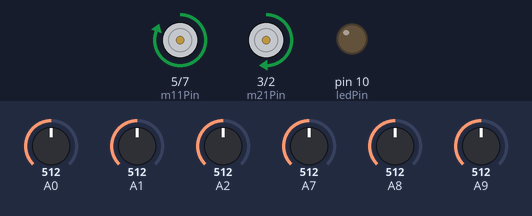
A sketch run on a simulated Arduino Mega 2560, built with avr-gcc and run on an emulated ATmega2560. Parts: motor-driver pin pairs drawn as motors (green arrow = first pin HIGH = forward, orange = second pin HIGH = backward, longer = more drive, scaled by the enable pin), output pins drawn as LEDs (lit = HIGH). The inputs (shaded band) are chosen by the test bench; at power-on: A0 = 512, A9 = 512, A1 = 512, A2 = 512, A7 = 512, A8 = 512.

Above: at 12.3 s.
12.4 s: A0 set to 463
13.9 s: A0 set to 429
At 14.7 s:
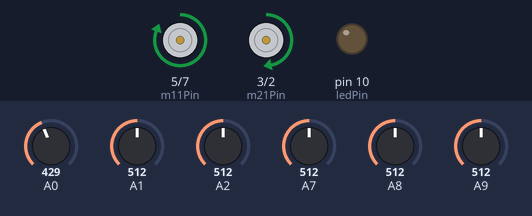
15.4 s: A9 set to 716
At 15.8 s:
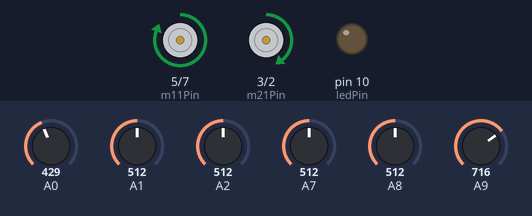
16.9 s: A1 set to 35
At 18.1 s:
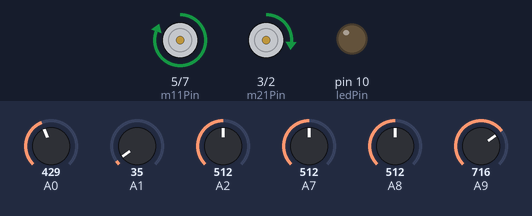
18.4 s: A2 set to 57
At 20.5 s:
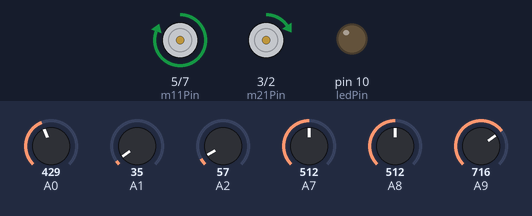
21.4 s: A2 set to 49
Timing chart, 0 to 51.7 s (numbered marks = the images above; inputs shaded):
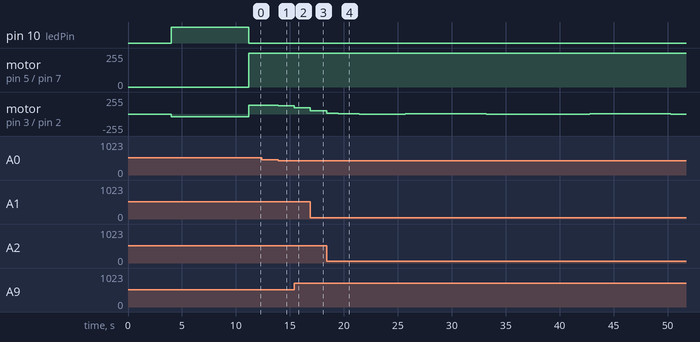

The sketch:

lf_final.ino
```cpp
#include <QTRSensors.h>

#define m11Pin 5
#define m12Pin 7
#define m21Pin 3
#define m22Pin 2
#define m1Enable 16
#define m2Enable 4
#define ledPin 10
#define sensorCount 6
#define minSpeed -255
#define maxSpeed 255
#define baseSpeed 135
#define minSensorValue 0
#define maxSensorValue 5000
#define minErrorValue -45
#define maxErrorValue 45

#define calibrationSpeed 40
#define blackLineThreshold 700
#define calibrationSteps 250

uint16_t sensorValues[sensorCount];
int sensors[sensorCount] = { 0, 0, 0, 0, 0, 0 };


int m1Speed = 0;
int m2Speed = 0;
int motorSpeed;

int p = 0;
int i = 0;
int d = 0;

int error = 0;
int lastError = 0;

float kp = 9.7;
float ki = 0.0002;
float kd = 26.5;

QTRSensors qtr;

void autoCalibrate() {
  setMotorSpeed(calibrationSpeed, -calibrationSpeed);

  for (uint16_t i = 0; i < calibrationSteps; ++i) {
    qtr.calibrate();
    qtr.read(sensorValues);
    // Check if the robot is at the rightmost position
    if (sensorValues[0] > blackLineThreshold) {
      setMotorSpeed(0, 0);
      setMotorSpeed(-calibrationSpeed, calibrationSpeed);
    }
    // Check if the robot is at the leftmost position
    if (sensorValues[sensorCount - 1] > blackLineThreshold) {
      setMotorSpeed(0, 0);
      setMotorSpeed(calibrationSpeed, -calibrationSpeed);
    }
  }
}

void setup() {
  pinMode(m11Pin, OUTPUT);
  pinMode(m12Pin, OUTPUT);
  pinMode(m21Pin, OUTPUT);
  pinMode(m22Pin, OUTPUT);
  pinMode(m1Enable, OUTPUT);
  pinMode(m2Enable, OUTPUT);
  pinMode(ledPin, OUTPUT);

  qtr.setTypeAnalog();
  qtr.setSensorPins((const uint8_t[]){ A0, A1, A2, A7, A8, A9 }, sensorCount);
  delay(4000);
  digitalWrite(ledPin, HIGH);
  autoCalibrate();
  digitalWrite(ledPin, LOW);
}

void loop() {
  pidControl(kp, ki, kd);
  motorPidControl();
  setMotorSpeed(m1Speed, m2Speed);
}

void pidControl(float kp, float ki, float kd) {
  error = map(qtr.readLineBlack(sensorValues), minSensorValue, maxSensorValue, minErrorValue, maxErrorValue);
  p = error;
  i = i + error;
  d = error - lastError;
  lastError = error;

  motorSpeed = kp * p + ki * i + kd * d;
}


void motorPidControl() {
  m1Speed = baseSpeed;
  m2Speed = baseSpeed;

  if (error < 0) {
    m1Speed += motorSpeed;
  } else if (error > 0) {
    m2Speed -= motorSpeed;
  }

  m1Speed = constrain(m1Speed, minSpeed, maxSpeed);
  m2Speed = constrain(m2Speed, minSpeed, maxSpeed);
}

void setMotorSpeed(int motor1Speed, int motor2Speed) {
  if (motor1Speed == 0) {
    digitalWrite(m11Pin, LOW);
    digitalWrite(m12Pin, LOW);
    analogWrite(m1Enable, motor1Speed);
  } else {
    if (motor1Speed > 0) {
      digitalWrite(m11Pin, HIGH);
      digitalWrite(m12Pin, LOW);
      analogWrite(m1Enable, motor1Speed);
    }
    if (motor1Speed < 0) {
      digitalWrite(m11Pin, LOW);
      digitalWrite(m12Pin, HIGH);
      analogWrite(m1Enable, -motor1Speed);
    }
  }
  if (motor2Speed == 0) {
    digitalWrite(m21Pin, LOW);
    digitalWrite(m22Pin, LOW);
    analogWrite(m2Enable, motor2Speed);
  } else {
    if (motor2Speed > 0) {
      digitalWrite(m21Pin, HIGH);
      digitalWrite(m22Pin, LOW);
      analogWrite(m2Enable, motor2Speed);
    }
    if (motor2Speed < 0) {
      digitalWrite(m21Pin, LOW);
      digitalWrite(m22Pin, HIGH);
      analogWrite(m2Enable, -motor2Speed);
    }
  }
}
```

Measured:
- after the input at 12.4 s, every drawn part: stays the same
- after the input at 13.9 s, motor on pin 3 (m21Pin) / pin 2 (m22Pin): forward 135/255 → forward 126/255 at once
- after the input at 15.4 s, motor on pin 3 (m21Pin) / pin 2 (m22Pin): forward 126/255 → forward 97/255 at once, → forward 96/255 0.53 s later
- after the input at 16.9 s, motor on pin 3 (m21Pin) / pin 2 (m22Pin): forward 96/255 → forward 48/255 at once, → forward 47/255 0.59 s later
- after the input at 18.4 s, motor on pin 3 (m21Pin) / pin 2 (m22Pin): forward 47/255 → forward 8/255 at once, → forward 7/255 1.1 s later, → forward 6/255 1.4 s later
